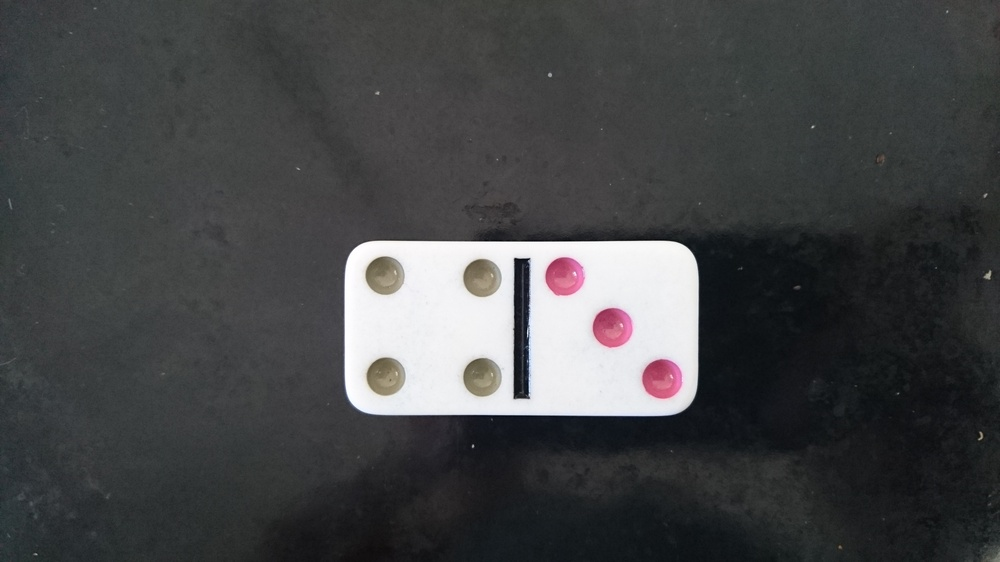
%> input picture test (1).JPG, 1000 x 562 px, shrunk from 3840 x 2160 before the run
$ octave testingScript.m   (GNU Octave 9; MATLAB toolbox functions it lacks are replaced by stand-ins)
%> lines starting %> are read from the running program, lines starting %| are printed output that depends on the picture; in (x1, y1, x2, y2) boxes, pixels count from 0 and x2, y2 are one past the last pixel; in counts of white or black regions, pixels touching at a corner belong together; the program's own positions count from 1
I = imread('test (1).jpg');
%> I is the input picture: size 562x1000x3 uint8; mean R, G, B 68.6, 69.8, 71
G = rgb2gray(I);
%sorta interesting, but a little too low level for what I want to do
% imcontour(G)

% find circles, really easy
%http://au.mathworks.com/help/images/examples/detect-and-measure-circular-objects-in-an-image.html
% Takes a long time, so left out for the moment
[centre, radius] = imfindcircles(G, [50, 200], 'ObjectPolarity','Dark','Sensitivity', 0.9);
%> centre = [500.5 281.5]; radius = 70.75


% rectangles / Boundary finding
%http://au.mathworks.com/help/images/examples/identifying-round-objects.html
BW = im2bw(I);
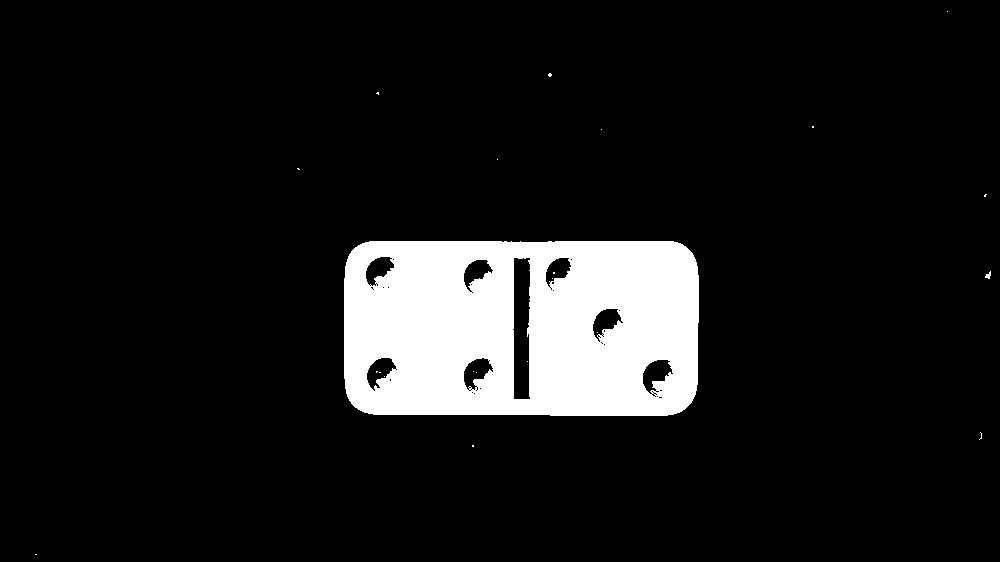
%> BW: size 562x1000 logical; 9.8% white; 22 white regions (20 under 20 px), largest, box (x1, y1, x2, y2) and area: (344, 241, 699, 416) 55261, (985, 271, 991, 279) 27
% imshow(BW);
% pause;
BW = bwareaopen(BW, 300);
%> BW: size 562x1000 logical; 9.8% white; 1 white region, box (x1, y1, x2, y2) and area: (344, 241, 699, 416) 55261
BW = imfill(BW, 'holes');
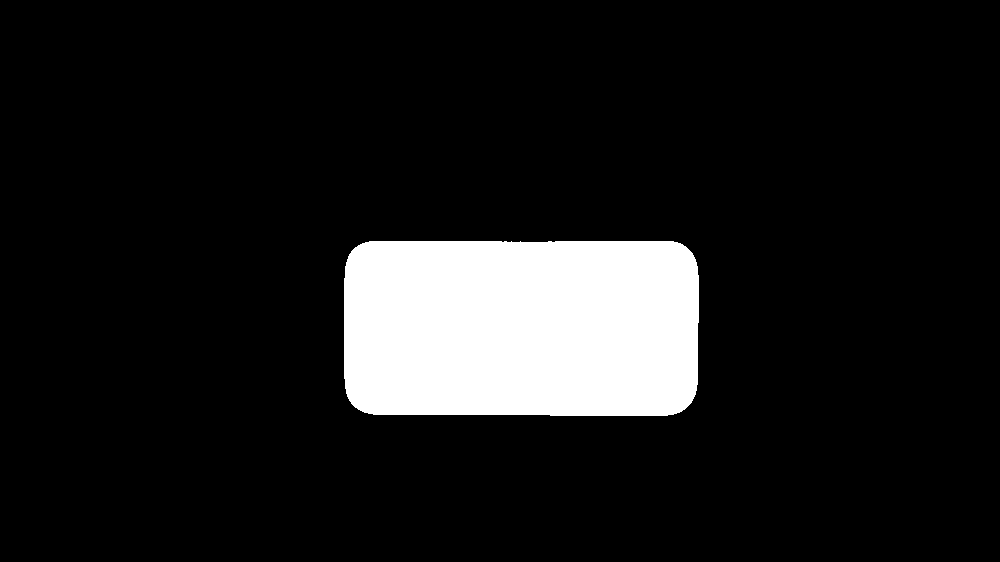
%> BW: size 562x1000 logical; 10.8% white; 1 white region, box (x1, y1, x2, y2) and area: (344, 241, 699, 416) 60862
% imshow(BW);


[B,L] = bwboundaries(BW, 'noholes');
%> B = 1 boundary; box (x1, y1, x2, y2) and points: (344, 241, 699, 416) 983
imshow(label2rgb(L, @jet, [.5 .5 .5]));
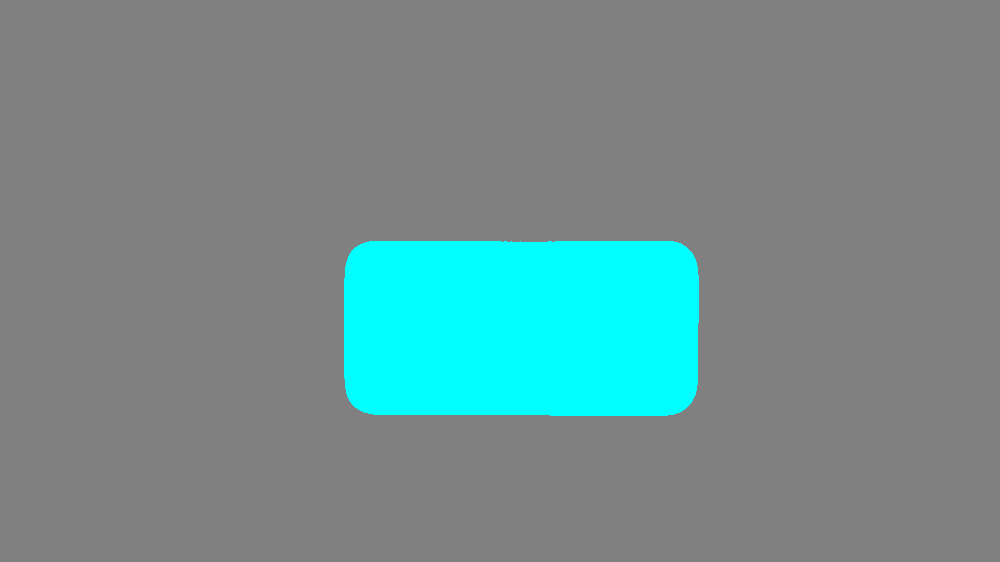
%> displayed picture: size 562x1000x3, on the screen's scale of 0 to 255; mean R, G, B 114.1, 141.8, 141.8
hold on
for k = 1:length(B)
    boundary = B{k};
    plot(boundary(:,2), boundary(:,1), 'w', 'lineWidth', 2);
end
%> this loop made 1 pass
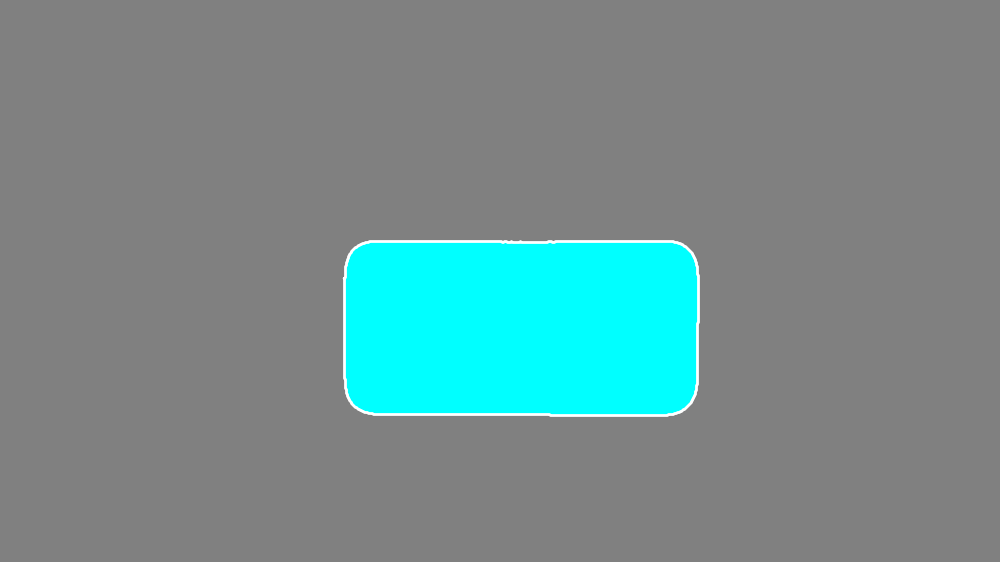
%> figure redrawn from the program's plot data
hold off

% something to discriminate towards rectangles....

$ run again, with test (2).JPG copied over test (1).JPG
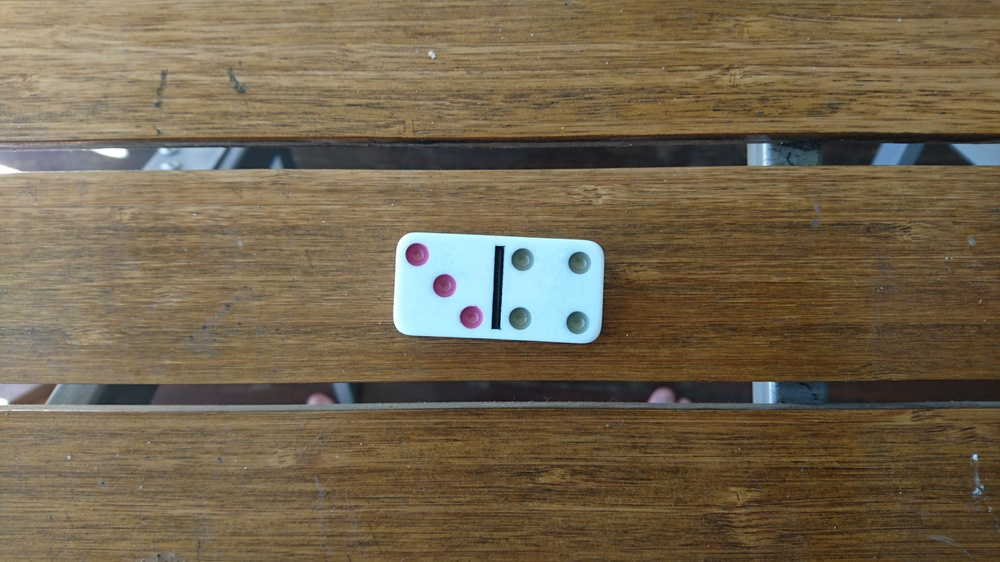
%> input picture test (2).JPG, 1000 x 562 px, shrunk from 3840 x 2160 before the run
%> I is the input picture: size 562x1000x3 uint8; mean R, G, B 115.2, 101.3, 77.9
%> centre = [500.5 281.5]; radius = 75.6
%> `[B,L] = bwboundaries(BW, 'noholes');`:
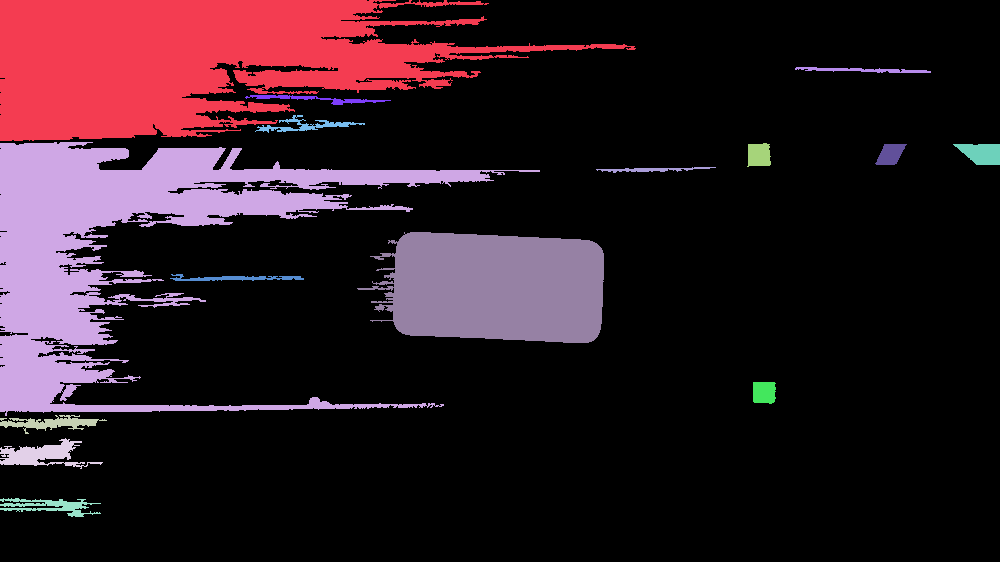
%> L: size 562x1000 double; 16 distinct labels, from 0 to 15; one colour per label, 0 black
%> B = 15 boundaries; largest, box (x1, y1, x2, y2) and points: (0, 142, 540, 416) 6351, (0, 0, 636, 141) 4199, (357, 232, 604, 343) 1010, (0, 498, 101, 517) 533, (0, 438, 103, 469) 452
%> the loop `for k = 1:length(B)` made 15 passes
%> after the loop `for k = 1:length(B)`:
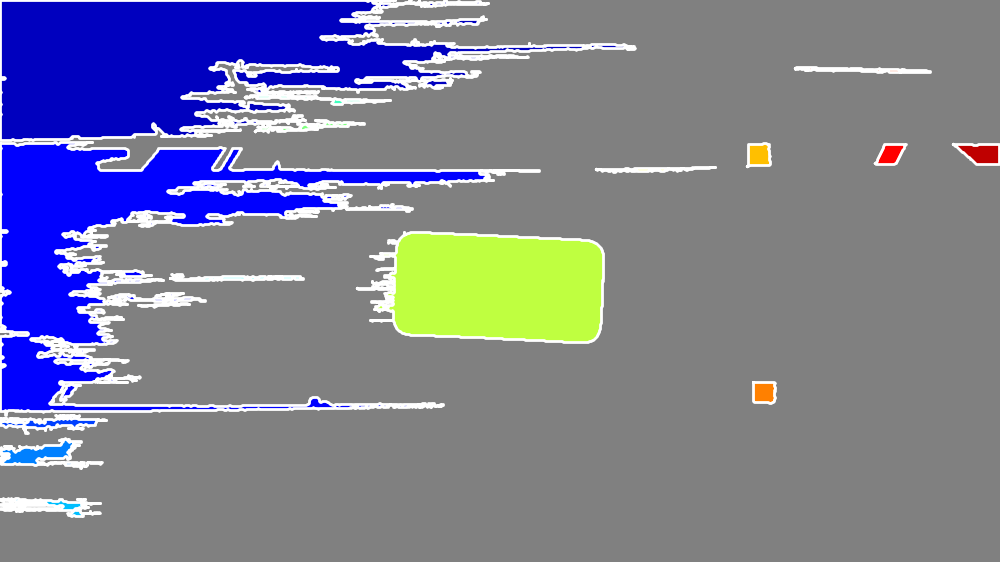
%> figure redrawn from the program's plot data

$ run again, with test (3).JPG copied over test (1).JPG
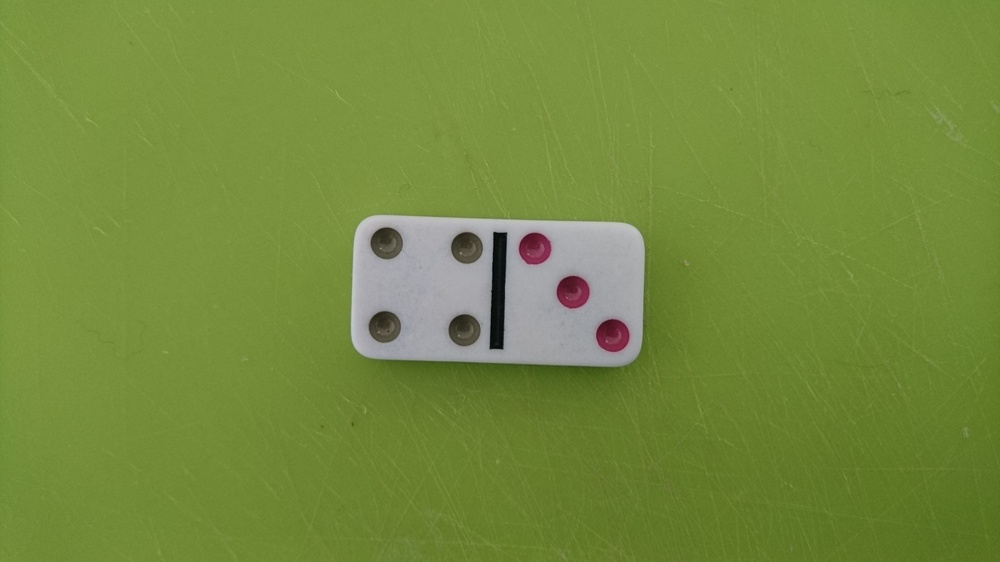
%> input picture test (3).JPG, 1000 x 562 px, shrunk from 3840 x 2160 before the run
%> I is the input picture: size 562x1000x3 uint8; mean R, G, B 116.4, 138.3, 61.7
%> centre = [500.5 281.5]; radius = 67.7
%> `BW = imfill(BW, 'holes');`:
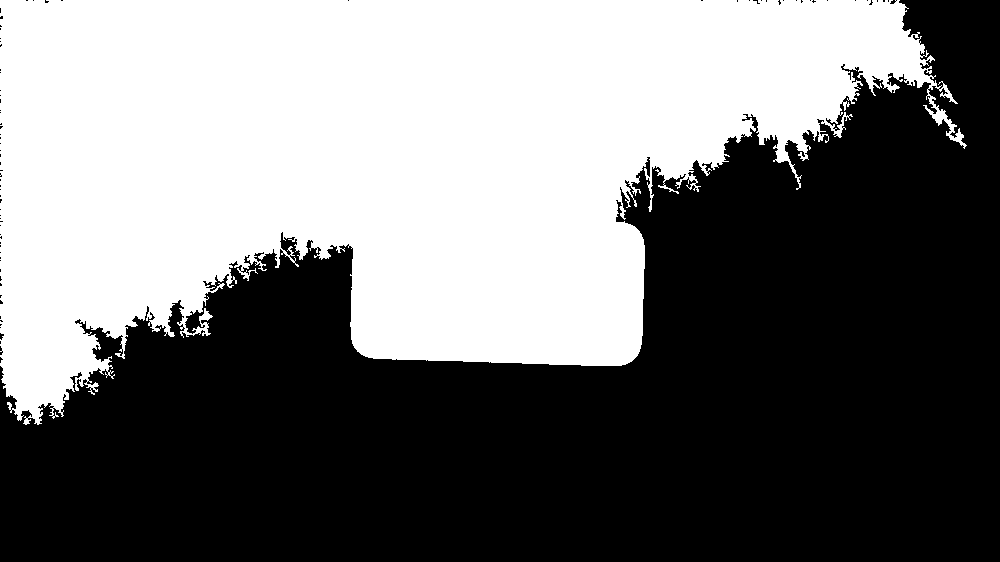
%> BW: size 562x1000 logical; 45.3% white; 1 white region, box (x1, y1, x2, y2) and area: (0, 0, 967, 425) 254436
%> B = 1 boundary; box (x1, y1, x2, y2) and points: (0, 0, 967, 425) 6952
%> the loop `for k = 1:length(B)` made 1 pass
%> after the loop `for k = 1:length(B)`:
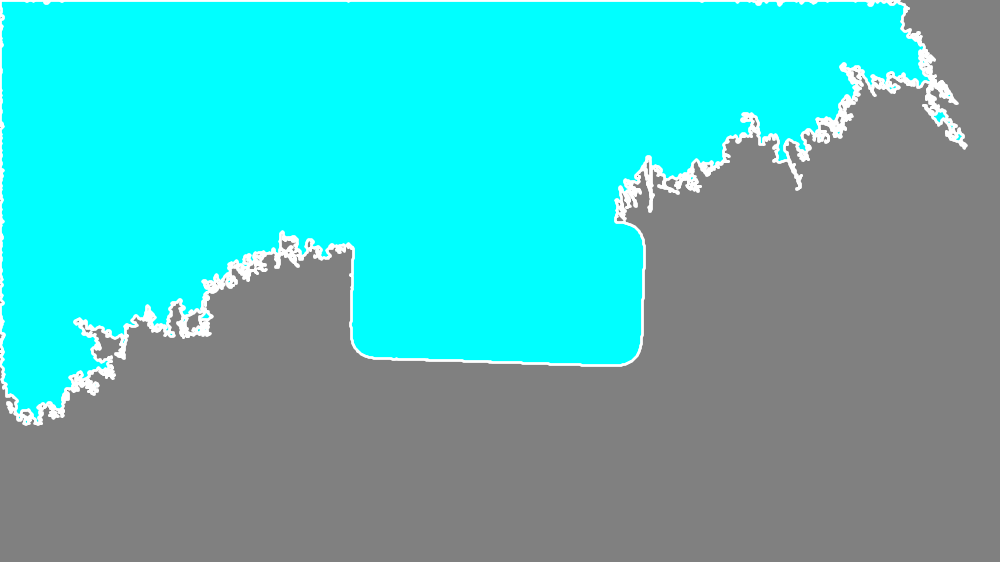
%> figure redrawn from the program's plot data
